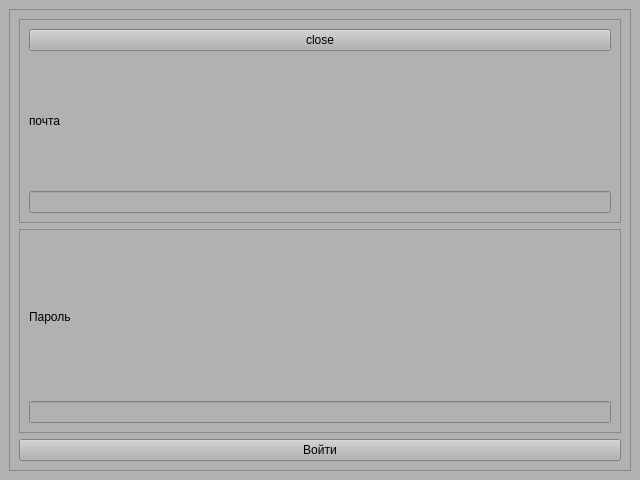
<?xml version="1.0" encoding="UTF-8"?>
<ui version="4.0">
 <class>MainWindow</class>
 <widget class="QMainWindow" name="MainWindow">
  <property name="geometry">
   <rect>
    <x>0</x>
    <y>0</y>
    <width>640</width>
    <height>480</height>
   </rect>
  </property>
  <property name="windowTitle">
   <string>MainWindow</string>
  </property>
  <widget class="QWidget" name="centralwidget">
   <property name="styleSheet">
    <string notr="true">background-color: rgb(177, 177, 177);</string>
   </property>
   <layout class="QVBoxLayout" name="verticalLayout_3">
    <item>
     <widget class="QFrame" name="frame">
      <property name="frameShape">
       <enum>QFrame::StyledPanel</enum>
      </property>
      <property name="frameShadow">
       <enum>QFrame::Raised</enum>
      </property>
      <layout class="QVBoxLayout" name="verticalLayout_4">
       <item>
        <widget class="QFrame" name="frame_2">
         <property name="frameShape">
          <enum>QFrame::StyledPanel</enum>
         </property>
         <property name="frameShadow">
          <enum>QFrame::Raised</enum>
         </property>
         <layout class="QVBoxLayout" name="verticalLayout">
          <item>
           <widget class="QPushButton" name="pushButton_2">
            <property name="text">
             <string>close</string>
            </property>
           </widget>
          </item>
          <item>
           <widget class="QLabel" name="label_2">
            <property name="text">
             <string>почта</string>
            </property>
           </widget>
          </item>
          <item>
           <widget class="QLineEdit" name="emailEdit"/>
          </item>
         </layout>
        </widget>
       </item>
       <item>
        <widget class="QFrame" name="frame_3">
         <property name="frameShape">
          <enum>QFrame::StyledPanel</enum>
         </property>
         <property name="frameShadow">
          <enum>QFrame::Raised</enum>
         </property>
         <layout class="QVBoxLayout" name="verticalLayout_2">
          <item>
           <widget class="QLabel" name="label">
            <property name="text">
             <string>Пароль</string>
            </property>
           </widget>
          </item>
          <item>
           <widget class="QLineEdit" name="passwordEdit"/>
          </item>
         </layout>
        </widget>
       </item>
       <item>
        <widget class="QPushButton" name="enterButton">
         <property name="text">
          <string>Войти</string>
         </property>
        </widget>
       </item>
      </layout>
     </widget>
    </item>
   </layout>
  </widget>
 </widget>
 <resources/>
 <connections>
  <connection>
   <sender>pushButton_2</sender>
   <signal>clicked()</signal>
   <receiver>MainWindow</receiver>
   <slot>close()</slot>
   <hints>
    <hint type="sourcelabel">
     <x>285</x>
     <y>39</y>
    </hint>
    <hint type="destinationlabel">
     <x>833</x>
     <y>83</y>
    </hint>
   </hints>
  </connection>
 </connections>
</ui>
